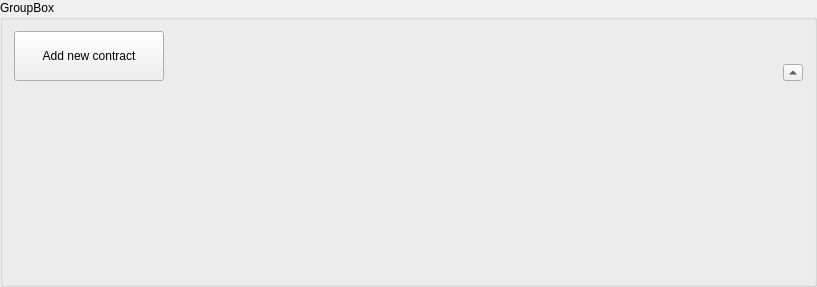
<?xml version="1.0" encoding="UTF-8"?>
<ui version="4.0">
 <class>GroupBox</class>
 <widget class="QGroupBox" name="GroupBox">
  <property name="geometry">
   <rect>
    <x>0</x>
    <y>0</y>
    <width>817</width>
    <height>287</height>
   </rect>
  </property>
  <property name="windowTitle">
   <string>GroupBox</string>
  </property>
  <property name="title">
   <string>GroupBox</string>
  </property>
  <layout class="QVBoxLayout" name="verticalLayout" stretch="0,1">
   <property name="sizeConstraint">
    <enum>QLayout::SetDefaultConstraint</enum>
   </property>
   <item>
    <layout class="QHBoxLayout" name="horizontalLayout" stretch="0,0,0">
     <property name="leftMargin">
      <number>0</number>
     </property>
     <item>
      <widget class="QPushButton" name="addContractButton">
       <property name="sizePolicy">
        <sizepolicy hsizetype="Fixed" vsizetype="Fixed">
         <horstretch>0</horstretch>
         <verstretch>0</verstretch>
        </sizepolicy>
       </property>
       <property name="minimumSize">
        <size>
         <width>150</width>
         <height>50</height>
        </size>
       </property>
       <property name="toolTip">
        <string>Add new contract to this company</string>
       </property>
       <property name="statusTip">
        <string>Add new company to this company</string>
       </property>
       <property name="text">
        <string>Add new contract</string>
       </property>
       <property name="icon">
        <iconset resource="../res/res.qrc">
         <normaloff>:/icons/color/clipboard.png</normaloff>:/icons/color/clipboard.png</iconset>
       </property>
       <property name="iconSize">
        <size>
         <width>20</width>
         <height>20</height>
        </size>
       </property>
       <property name="shortcut">
        <string>Alt+C</string>
       </property>
      </widget>
     </item>
     <item>
      <spacer name="horizontalSpacer">
       <property name="orientation">
        <enum>Qt::Horizontal</enum>
       </property>
       <property name="sizeHint" stdset="0">
        <size>
         <width>40</width>
         <height>20</height>
        </size>
       </property>
      </spacer>
     </item>
     <item alignment="Qt::AlignBottom">
      <widget class="QToolButton" name="collapseButton">
       <property name="minimumSize">
        <size>
         <width>20</width>
         <height>0</height>
        </size>
       </property>
       <property name="toolTip">
        <string>Expand/Collapse contracts</string>
       </property>
       <property name="statusTip">
        <string>Expand/Collapse contracts</string>
       </property>
       <property name="text">
        <string>...</string>
       </property>
       <property name="iconSize">
        <size>
         <width>12</width>
         <height>10</height>
        </size>
       </property>
       <property name="checkable">
        <bool>true</bool>
       </property>
       <property name="checked">
        <bool>false</bool>
       </property>
       <property name="arrowType">
        <enum>Qt::UpArrow</enum>
       </property>
      </widget>
     </item>
    </layout>
   </item>
   <item>
    <widget class="QWidget" name="contractsContainer" native="true"/>
   </item>
  </layout>
 </widget>
 <resources>
  <include location="../res/res.qrc"/>
 </resources>
 <connections/>
</ui>
